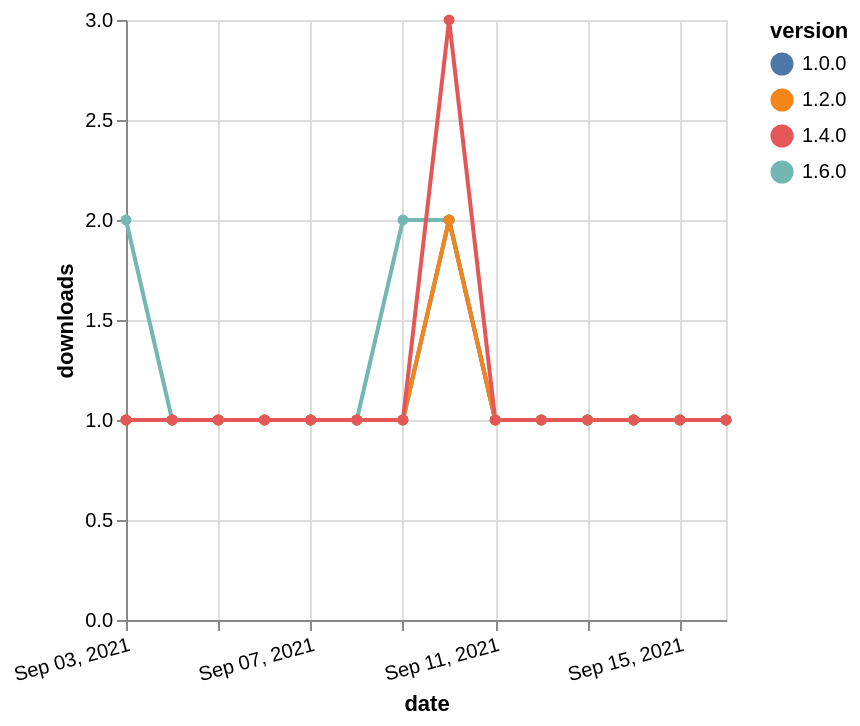

Write the Vega-Lite specification saved for this chart.
### Vega-Lite specification from a JSON file in a GitHub repository (floating-point values rounded to 4 significant figures)
{"$schema": "https://vega.github.io/schema/vega-lite/v5.json", "description": "A simple bar chart with embedded data.", "data": {"values": [{"date": "2021-09-03", "total": 120, "delta": 2, "version": "1.6.0"}, {"date": "2021-09-04", "total": 121, "delta": 1, "version": "1.6.0"}, {"date": "2021-09-05", "total": 122, "delta": 1, "version": "1.6.0"}, {"date": "2021-09-06", "total": 123, "delta": 1, "version": "1.6.0"}, {"date": "2021-09-07", "total": 124, "delta": 1, "version": "1.6.0"}, {"date": "2021-09-08", "total": 125, "delta": 1, "version": "1.6.0"}, {"date": "2021-09-09", "total": 127, "delta": 2, "version": "1.6.0"}, {"date": "2021-09-10", "total": 129, "delta": 2, "version": "1.6.0"}, {"date": "2021-09-11", "total": 130, "delta": 1, "version": "1.6.0"}, {"date": "2021-09-12", "total": 131, "delta": 1, "version": "1.6.0"}, {"date": "2021-09-13", "total": 132, "delta": 1, "version": "1.6.0"}, {"date": "2021-09-14", "total": 133, "delta": 1, "version": "1.6.0"}, {"date": "2021-09-15", "total": 134, "delta": 1, "version": "1.6.0"}, {"date": "2021-09-16", "total": 135, "delta": 1, "version": "1.6.0"}, {"date": "2021-09-03", "total": 189, "delta": 1, "version": "1.0.0"}, {"date": "2021-09-04", "total": 190, "delta": 1, "version": "1.0.0"}, {"date": "2021-09-05", "total": 191, "delta": 1, "version": "1.0.0"}, {"date": "2021-09-06", "total": 192, "delta": 1, "version": "1.0.0"}, {"date": "2021-09-07", "total": 193, "delta": 1, "version": "1.0.0"}, {"date": "2021-09-08", "total": 194, "delta": 1, "version": "1.0.0"}, {"date": "2021-09-09", "total": 195, "delta": 1, "version": "1.0.0"}, {"date": "2021-09-10", "total": 197, "delta": 2, "version": "1.0.0"}, {"date": "2021-09-11", "total": 198, "delta": 1, "version": "1.0.0"}, {"date": "2021-09-12", "total": 199, "delta": 1, "version": "1.0.0"}, {"date": "2021-09-13", "total": 200, "delta": 1, "version": "1.0.0"}, {"date": "2021-09-14", "total": 201, "delta": 1, "version": "1.0.0"}, {"date": "2021-09-15", "total": 202, "delta": 1, "version": "1.0.0"}, {"date": "2021-09-16", "total": 203, "delta": 1, "version": "1.0.0"}, {"date": "2021-09-03", "total": 166, "delta": 1, "version": "1.2.0"}, {"date": "2021-09-04", "total": 167, "delta": 1, "version": "1.2.0"}, {"date": "2021-09-05", "total": 168, "delta": 1, "version": "1.2.0"}, {"date": "2021-09-06", "total": 169, "delta": 1, "version": "1.2.0"}, {"date": "2021-09-07", "total": 170, "delta": 1, "version": "1.2.0"}, {"date": "2021-09-08", "total": 171, "delta": 1, "version": "1.2.0"}, {"date": "2021-09-09", "total": 172, "delta": 1, "version": "1.2.0"}, {"date": "2021-09-10", "total": 174, "delta": 2, "version": "1.2.0"}, {"date": "2021-09-11", "total": 175, "delta": 1, "version": "1.2.0"}, {"date": "2021-09-12", "total": 176, "delta": 1, "version": "1.2.0"}, {"date": "2021-09-13", "total": 177, "delta": 1, "version": "1.2.0"}, {"date": "2021-09-14", "total": 178, "delta": 1, "version": "1.2.0"}, {"date": "2021-09-15", "total": 179, "delta": 1, "version": "1.2.0"}, {"date": "2021-09-16", "total": 180, "delta": 1, "version": "1.2.0"}, {"date": "2021-09-03", "total": 194, "delta": 1, "version": "1.4.0"}, {"date": "2021-09-04", "total": 195, "delta": 1, "version": "1.4.0"}, {"date": "2021-09-05", "total": 196, "delta": 1, "version": "1.4.0"}, {"date": "2021-09-06", "total": 197, "delta": 1, "version": "1.4.0"}, {"date": "2021-09-07", "total": 198, "delta": 1, "version": "1.4.0"}, {"date": "2021-09-08", "total": 199, "delta": 1, "version": "1.4.0"}, {"date": "2021-09-09", "total": 200, "delta": 1, "version": "1.4.0"}, {"date": "2021-09-10", "total": 203, "delta": 3, "version": "1.4.0"}, {"date": "2021-09-11", "total": 204, "delta": 1, "version": "1.4.0"}, {"date": "2021-09-12", "total": 205, "delta": 1, "version": "1.4.0"}, {"date": "2021-09-13", "total": 206, "delta": 1, "version": "1.4.0"}, {"date": "2021-09-14", "total": 207, "delta": 1, "version": "1.4.0"}, {"date": "2021-09-15", "total": 208, "delta": 1, "version": "1.4.0"}, {"date": "2021-09-16", "total": 209, "delta": 1, "version": "1.4.0"}]}, "width": "container", "mark": {"type": "line", "point": {"filled": true}}, "encoding": {"x": {"field": "date", "type": "temporal", "timeUnit": "yearmonthdate", "title": "date", "axis": {"labelAngle": -15}}, "y": {"field": "delta", "type": "quantitative", "title": "downloads"}, "color": {"field": "version", "type": "nominal"}, "tooltip": {"field": "delta"}}}
